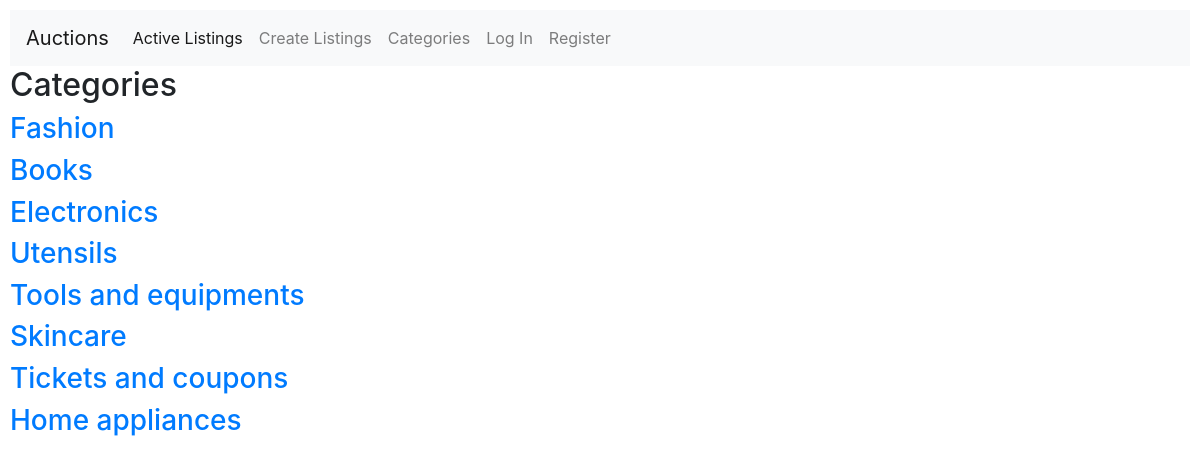
The page /categories on the database its author committed.
### auctions/models.py (models this page shows)
class Category(models.Model):
    category = models.CharField(max_length = 100)
    def __str__(self):
        return f"{self.category}"

### auctions/views.py (the view)
# urls.py: path("categories", views.categories, name="categories"),
def categories(request):
    categories = Category.objects.all()
    context = {
        "categories" :categories
    }
    return render(request, "auctions/category.html", context)

### auctions/templates/auctions/category.html
{% extends "auctions/layout.html" %}
{% block body %}
    <h2>Categories</h2>
    {% if categories %}
        {% for category in categories %}
            <div>
                <a href="{% url 'category' category.id %}"><h3>{{ category }}</h3></a>
            </div>
        {% endfor %}
    {% endif %}
{% endblock %}

### auctions/static/auctions/styles.css (style rules this page uses)
body { padding: 10px; }

### rows shown on the page
Category: category "Fashion"
Category: category "Books"
Category: category "Electronics"
Category: category "Utensils"
Category: category "Tools and equipments"
Category: category "Skincare"
Category: category "Tickets and coupons"
Category: category "Home appliances"
